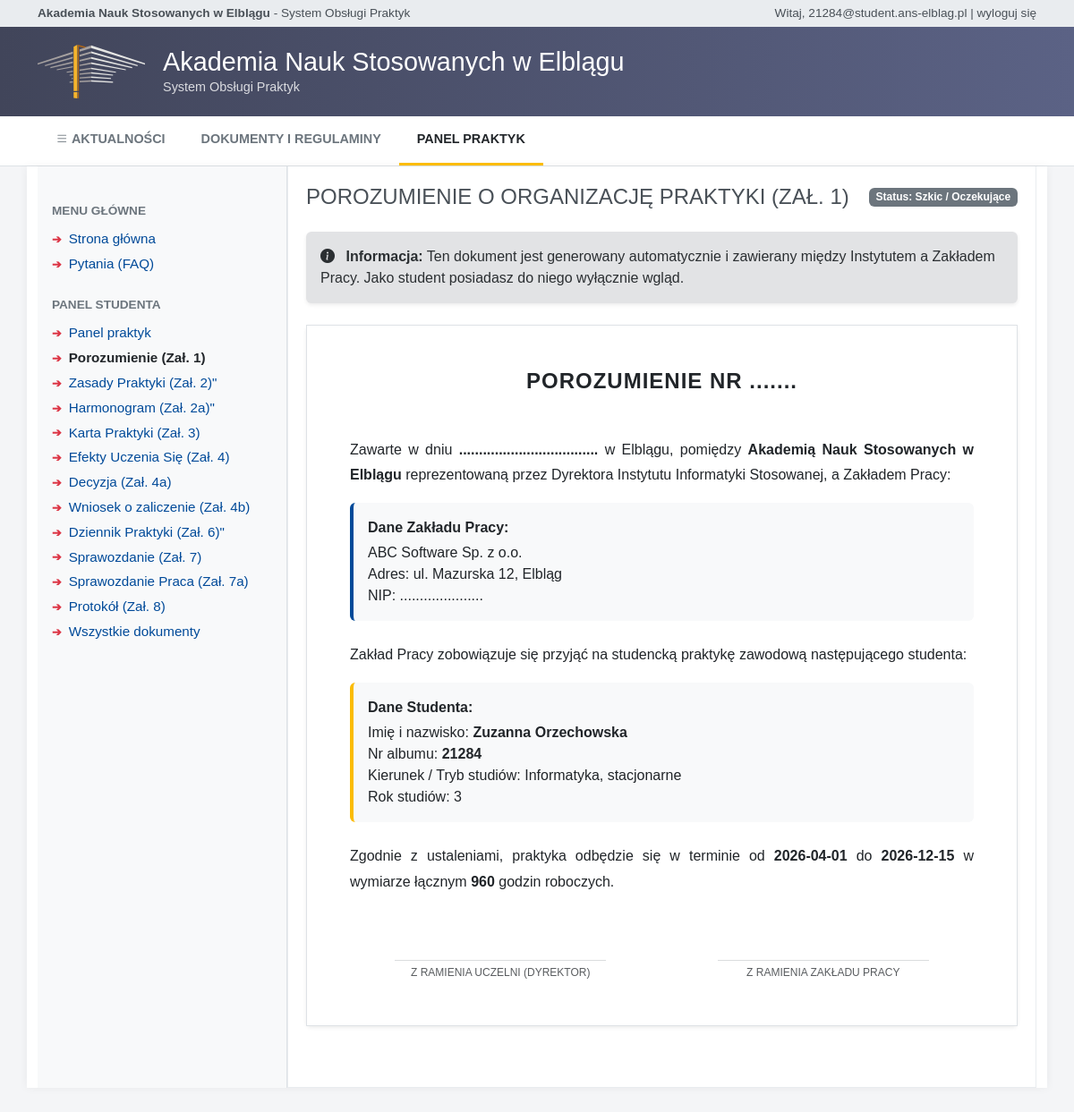
Screenshot of /student/porozumienie (signed in) with the database file from the repository.
### models.py (models this page shows, shortened)
class Uzytkownik(db.Model, UserMixin):
    __tablename__ = 'uzytkownik'
    id = db.Column(db.Integer, primary_key=True)
    email = db.Column(db.String(120), unique=True, nullable=False)
    haslo_hash = db.Column(db.String(255), nullable=False)
    imie = db.Column(db.String(50), nullable=False)
    nazwisko = db.Column(db.String(50), nullable=False)
    rola = db.Column(db.String(20), nullable=False)
    aktywny = db.Column(db.Integer, default=1)
    @property
    def is_active(self):
        return bool(self.aktywny)

class ZakladPracy(db.Model):
    __tablename__ = 'zaklad_pracy'
    id = db.Column(db.Integer, primary_key=True)
    nazwa = db.Column(db.String(255), nullable=False)
    nip = db.Column(db.String(20), unique=True)
    adres = db.Column(db.String(255))
    miasto = db.Column(db.String(100))
    email = db.Column(db.String(120))
    telefon = db.Column(db.String(50))
    zopz_id = db.Column(db.Integer, db.ForeignKey('uzytkownik.id'))

class Student(db.Model):
    __tablename__ = 'student'
    id = db.Column(db.Integer, primary_key=True)
    uzytkownik_id = db.Column(db.Integer, db.ForeignKey('uzytkownik.id'), nullable=False)
    nr_albumu = db.Column(db.String(20), unique=True, nullable=False)
    kierunek = db.Column(db.String(100), default='informatyka')
    specjalnosc = db.Column(db.String(100))
    tryb_studiow = db.Column(db.String(50))
    rok_studiow = db.Column(db.Integer)
    uzytkownik = db.relationship('Uzytkownik', backref=db.backref('student_profil', uselist=False))

class Praktyka(db.Model):
    __tablename__ = 'praktyka'
    id = db.Column(db.Integer, primary_key=True)
    student_id = db.Column(db.Integer, db.ForeignKey('student.id'), nullable=False)
    zaklad_id = db.Column(db.Integer, db.ForeignKey('zaklad_pracy.id'), nullable=False)
    uopz_id = db.Column(db.Integer, db.ForeignKey('uzytkownik.id'), nullable=False)
    status = db.Column(db.String(50), default='OCZEKUJE_NA_ZAL9')
    data_start = db.Column(db.Date)
    data_end = db.Column(db.Date)
    liczba_godzin = db.Column(db.Integer, default=960)
    student = db.relationship('Student', backref='praktyki')
    zaklad = db.relationship('ZakladPracy')

### blueprints/student.py (the view)
@student_bp.route('/porozumienie')
@login_required
def porozumienie():
    if current_user.rola != 'student':
        flash('Odmowa dostępu.', 'danger')
        return redirect(url_for('index'))
    student = Student.query.filter_by(uzytkownik_id=current_user.id).first()
    if not student:
        flash('Twój profil studenta nie jest jeszcze kompletny.', 'warning')
        return redirect(url_for('student.dashboard'))
    praktyka = Praktyka.query.filter_by(student_id=student.id).first()
    if not praktyka:
        flash('Nie masz jeszcze przypisanej praktyki w systemie.', 'warning')
        return redirect(url_for('student.dashboard'))
    porozumienie_doc = Porozumienie.query.filter_by(praktyka_id=praktyka.id).first()
    return render_template(
        'dokumenty/zal1_porozumienie.html',
        student=student,
        praktyka=praktyka,
        porozumienie=porozumienie_doc
    )

### blueprints/auth.py (called while the page is built)
@login_manager.user_loader
def load_user(user_id):
    return Uzytkownik.query.get(int(user_id))

### templates/dokumenty/zal1_porozumienie.html (shortened to what this page needs)
{% extends "base.html" %}
{% block content %}
<div class="d-flex justify-content-between align-items-center mb-4">
    <h2 style="color: #495057; font-weight: normal; font-size: 1.5rem; text-transform: uppercase; margin-bottom: 0;">
        Porozumienie o organizację praktyki (Zał. 1)
    </h2>
    {% if porozumienie and porozumienie.status == 'Podpisane' %}
    <span class="badge bg-success">Status: Podpisane</span>
    {% else %}
    <span class="badge bg-secondary">Status: Szkic / Oczekujące</span>
    {% endif %}
</div>
<div class="alert alert-secondary border-0 shadow-sm mb-4">
    <i class="bi bi-info-circle-fill me-2"></i>
    <strong>Informacja:</strong> Ten dokument jest generowany automatycznie i zawierany między Instytutem a Zakładem
    Pracy.
    Jako student posiadasz do niego wyłącznie wgląd.
</div>
<div class="card shadow-sm mb-5 border-0">
    <div class="card-body p-5"
        style="border: 1px solid #dee2e6; max-width: 800px; margin: 0 auto; background-color: #fff;">
        <h4 class="text-center mb-5" style="font-weight: bold; letter-spacing: 1px;">POROZUMIENIE NR .......</h4>
        <p style="text-align: justify; line-height: 1.8;">
            Zawarte w dniu
            <strong>
                {% if porozumienie and porozumienie.data_podpisania %}
                {{ porozumienie.data_podpisania }}
                {% else %}
                ...................................
                {% endif %}
            </strong>
            w Elblągu, pomiędzy <strong>Akademią Nauk Stosowanych w Elblągu</strong> reprezentowaną przez Dyrektora
            Instytutu Informatyki Stosowanej, a Zakładem Pracy:
        </p>
        <div class="bg-light p-3 mb-4 rounded" style="border-left: 4px solid #004a99;">
            <strong class="d-block mb-1">Dane Zakładu Pracy:</strong>
            {{ praktyka.zaklad.nazwa }}<br>
            Adres: {{ praktyka.zaklad.adres }}, {{ praktyka.zaklad.miasto }}<br>
            NIP: {{ praktyka.zaklad.nip or '.....................' }}
        </div>
        <p style="text-align: justify; line-height: 1.8;">
            Zakład Pracy zobowiązuje się przyjąć na studencką praktykę zawodową następującego studenta:
        </p>
        <div class="bg-light p-3 mb-4 rounded" style="border-left: 4px solid #fbbc04;">
            <strong class="d-block mb-1">Dane Studenta:</strong>
            Imię i nazwisko: <strong>{{ current_user.imie }} {{ current_user.nazwisko }}</strong><br>
            Nr albumu: <strong>{{ student.nr_albumu }}</strong><br>
            Kierunek / Tryb studiów: {{ student.kierunek }}, {{ student.tryb_studiow }}<br>
            Rok studiów: {{ student.rok_studiow }}
        </div>
        <p style="text-align: justify; line-height: 1.8;">
            Zgodnie z ustaleniami, praktyka odbędzie się w terminie
            od <strong>{{ praktyka.data_start }}</strong> do <strong>{{ praktyka.data_end }}</strong>
            w wymiarze łącznym <strong>{{ praktyka.liczba_godzin }}</strong> godzin roboczych.
        </p>
        <div class="row mt-5 pt-4 text-center">
            <div class="col-6">
                <hr style="width: 70%; margin: 0 auto; border-color: #6c757d;">
                <small class="text-muted text-uppercase" style="font-size: 0.75rem;">Z ramienia Uczelni
                    (Dyrektor)</small>
            </div>
            <div class="col-6">
                <hr style="width: 70%; margin: 0 auto; border-color: #6c757d;">
                <small class="text-muted text-uppercase" style="font-size: 0.75rem;">Z ramienia Zakładu Pracy</small>
            </div>
        </div>
    </div>
</div>
{% endblock %}

### templates/base.html (shortened to what this page needs)
<!DOCTYPE html>
<html lang="pl">
<head>
    <link href="https://cdn.jsdelivr.net/npm/bootstrap@5.3.0/dist/css/bootstrap.min.css" rel="stylesheet">
    <link rel="stylesheet" href="https://cdn.jsdelivr.net/npm/bootstrap-icons@1.10.5/font/bootstrap-icons.css">
</head>
<body>
    <div class="top-bar">
        <div class="container d-flex justify-content-between align-items-center">
            <div>
                <strong>Akademia Nauk Stosowanych w Elblągu</strong> - System Obsługi Praktyk
            </div>
            <div>
                {% if current_user.is_authenticated %}
                Witaj, {{ current_user.email }} |
                <a href="{{ url_for('auth.logout') }}">wyloguj się</a>
                {% else %}
                Nie jesteś zalogowany |
                <a href="{{ url_for('auth.login') }}">zaloguj się</a>
                {% endif %}
            </div>
        </div>
    </div>
    <header class="main-header">
        <div class="container header-content">
            <img src="{{ url_for('static', filename='header-logo.svg') }}" alt="Logo ANS Elbląg"
                style="height: 60px; margin-right: 20px;">
            <div>
                <h1 class="header-title">Akademia Nauk Stosowanych w Elblągu</h1>
                <p class="header-subtitle">System Obsługi Praktyk</p>
            </div>
        </div>
    </header>
    {% block navbar %}
    <nav class="main-nav">
        <div class="container d-flex flex-wrap">
            <a class="nav-link {% if request.path == '/' %}active{% endif %}" href="/"><i class="bi bi-list"></i>
                AKTUALNOŚCI</a>
            <a class="nav-link {% if request.path == '/dokumenty' %}active{% endif %}" href="/dokumenty">DOKUMENTY I
                REGULAMINY</a>
            {% if current_user.is_authenticated %}
            {% if current_user.rola == 'student' %}
            <a class="nav-link {% if 'student' in request.path %}active{% endif %}" href="/student/dashboard">PANEL PRAKTYK</a>
            {% elif current_user.rola == 'uopz' %}
            <a class="nav-link {% if 'uopz' in request.path %}active{% endif %}" href="{{ url_for('uopz.dashboard') }}">PANEL STUDENTÓW</a>
            {% endif %}
            {% endif %}
        </div>
    </nav>
    {% endblock %}
    {% block layout %}
    <div class="container mb-5 content-container">
        <div class="row g-0">
            <div class="col-md-3 sidebar ps-3 pe-3 bg-light border-end">
                <div class="sidebar-section-title">Menu Główne</div>
                <ul class="sidebar-menu">
                    <li><a href="/" class="{% if request.path == '/' %}active{% endif %}">Strona główna</a></li>
                    <li><a href="/pytania" class="{% if request.path == '/pytania' %}active{% endif %}">Pytania
                            (FAQ)</a></li>
                </ul>
                {% if current_user.is_authenticated and current_user.rola == 'student' %}
                <div class="sidebar-section-title mt-4">Panel Studenta</div>
                <ul class="sidebar-menu">
                    <li><a href="/student/dashboard" class="{% if 'dashboard' in request.path %}active{% endif %}">Panel praktyk</a></li>
                    <li><a href="/student/porozumienie"
                            class="{% if 'porozumienie' in request.path %}active{% endif %}">Porozumienie (Zał. 1)</a>
                    </li>
                    <li><a href="/student/zal2_program"
                            class="{% if 'zal2_program' in request.path %}active{% endif %}">Zasady Praktyki (Zał. 2)"
                        </a>
                    </li>
                    <li><a href="/student/zal2a_harmonogram"
                            class="{% if 'zal2a_harmonogram' in request.path %}active{% endif %}">Harmonogram (Zał.
                            2a)"</a>
                    </li>
                    <li><a href="/student/zal3_karta"
                            class="{% if 'zal3_karta' in request.path %}active{% endif %}">Karta Praktyki (Zał. 3)</a>
                    </li>
                    <li><a href="/student/zal4_efekty"
                            class="{% if 'zal4_efekty' in request.path %}active{% endif %}">Efekty Uczenia Się (Zał.
                            4)</a></li>
                    <li><a href="/student/zal4a_decyzja"
                            class="{% if 'zal4a_decyzja' in request.path %}active{% endif %}">Decyzja (Zał. 4a)</a></li>
                    <li><a href="/student/zal4b_wniosek"
                            class="{% if 'zal4b_wniosek' in request.path %}active{% endif %}">Wniosek o zaliczenie (Zał.
                            4b)</a></li>
                    <li><a href="/student/dziennik"
                            class="{% if 'dziennik' in request.path %}active{% endif %}">Dziennik Praktyki (Zał. 6)"</a>
                    </li>
                    <li><a href="/student/sprawozdanie"
                            class="{% if 'sprawozdanie' in request.path %}active{% endif %}">Sprawozdanie (Zał. 7)</a>
                    </li>
                    <li><a href="/student/zal7a_sprawozdanie"
                            class="{% if 'zal7a_sprawozdanie' in request.path %}active{% endif %}">Sprawozdanie Praca
                            (Zał. 7a)</a></li>
                    <li><a href="/student/zal8_protokol"
                            class="{% if 'zal8_protokol' in request.path %}active{% endif %}">Protokół (Zał. 8)</a></li>
                    <li><a href="/dokumenty">Wszystkie dokumenty</a></li>
                </ul>
                {% endif %}
            </div>
            <div class="col-md-9 content-area">
                {% block content %}{% endblock %}
            </div>
        </div>
    </div>
    {% endblock %}
</body>
</html>

### templates/base.html (style rules this page uses)
body { font-family: Arial, sans-serif; background-color: #f4f5f7; color: #333; }
.top-bar { background-color: #e9ecef; font-size: 0.85rem; padding: 5px 0; color: #495057; }
.top-bar a { color: #495057; text-decoration: none; }
.main-header { background: linear-gradient(to right, #41455a, #5b6285); color: white; padding: 20px 0; position: relative; }
.main-header::after { content: ''; position: absolute; top: 0; right: 0; bottom: 0; left: 0; opacity: 0.1; z-index: 1; }
.header-content { position: relative; z-index: 2; display: flex; align-items: center; }
.header-title { font-size: 1.8rem; font-weight: 500; margin: 0; }
.header-subtitle { font-size: 0.9rem; opacity: 0.8; margin-bottom: 0; }
.main-nav { background-color: white; border-bottom: 1px solid #dee2e6; padding: 0; }
.main-nav .nav-link { color: #6c757d; font-weight: 600; font-size: 0.9rem; padding: 15px 20px; text-transform: uppercase; }
.main-nav .nav-link.active { color: #212529; border-bottom: 3px solid #fbbc04; }
.sidebar { background-color: transparent; padding-top: 20px; }
.sidebar-menu { list-style: none; padding-left: 0; }
.sidebar-section-title { text-transform: uppercase; font-size: 0.85rem; color: #6c757d; margin-top: 20px; margin-bottom: 10px; font-weight: 600; }
.sidebar-menu li { margin-bottom: 5px; }
.sidebar-menu a { color: #004a99; text-decoration: none; font-size: 0.95rem; display: flex; align-items: center; }
.sidebar-menu a::before { content: "➔"; color: #dc3545; font-size: 0.8rem; margin-right: 8px; font-weight: bold; }
.sidebar-menu a.active { font-weight: bold; color: #212529; }
.content-area { background-color: white; padding: 20px; min-height: 500px; border-left: 1px solid #e9ecef; border-right: 1px solid #e9ecef; border-bottom: 1px solid #e9ecef; }
.content-container { background-color: white; box-shadow: 0 0 10px rgba(0, 0, 0, 0.05); margin-top: 0; }

### rows the page displays
Uzytkownik: email "21284@student.ans-elblag.pl", imie "Zuzanna", nazwisko "Orzechowska"
ZakladPracy: zaklad.nazwa "ABC Software Sp. z o.o.", zaklad.adres "ul. Mazurska 12", zaklad.miasto "Elbląg", zaklad "....................."
Student: nr_albumu "21284", kierunek "Informatyka", tryb_studiow "stacjonarne", rok_studiow "3"
Praktyka: data_start "2026-04-01", data_end "2026-12-15", liczba_godzin "960"
